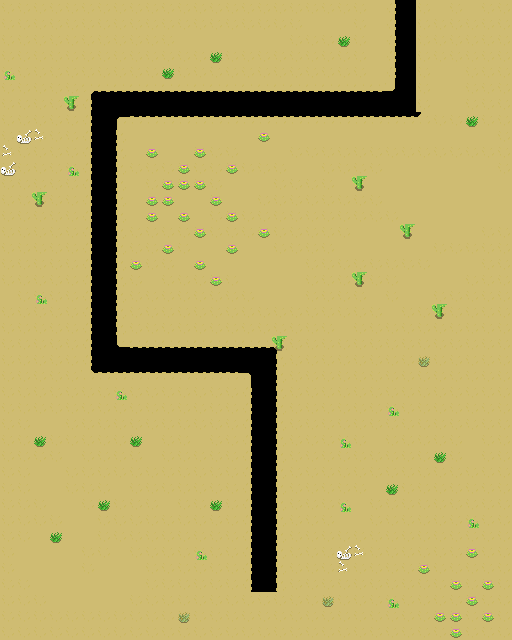

Below is a game level as drawn by its tile map, then a one-line description and the .tmx file that defines it, in full:
An orthogonal 32x40 tile map with 16x16 px tiles, 2 tile layers (Background, Plants), 2 tilesets and 1 object (Player).

<map version="1.10" tiledversion="1.12.2" orientation="orthogonal" renderorder="right-down" width="32" height="40" tilewidth="16" tileheight="16" infinite="0" nextlayerid="5" nextobjectid="6">
 <tileset firstgid="1" source="tower-up-plants.tsx" />
 <tileset firstgid="19" source="tower-up.tsx" />
 <layer id="1" name="Background" width="32" height="40">
  <data encoding="csv">
33,33,33,33,33,33,33,33,33,33,33,33,33,33,33,33,33,33,33,33,33,33,33,32,24,25,33,32,33,32,33,33,
33,33,33,33,33,33,33,33,33,33,33,33,33,33,33,33,33,33,33,32,32,32,33,32,24,25,33,33,33,33,33,33,
33,33,33,33,33,33,33,33,33,33,33,32,32,32,32,32,32,32,33,33,33,33,33,32,24,25,33,33,33,33,33,33,
33,33,33,33,33,33,33,33,33,33,33,33,33,33,33,33,33,33,33,33,33,33,33,32,24,25,33,33,33,33,33,33,
33,33,33,33,33,33,33,33,33,33,33,33,33,33,33,33,33,33,33,33,33,33,33,32,24,25,33,32,32,33,33,33,
33,33,33,33,33,19,20,20,20,20,20,20,20,20,20,20,20,20,20,20,20,20,20,20,28,25,33,32,32,33,33,33,
33,33,33,33,33,24,25,25,25,25,25,25,25,25,25,25,25,25,25,25,25,25,25,25,25,25,33,32,32,33,33,33,
33,33,33,33,33,24,25,22,30,30,30,30,30,30,30,30,30,30,30,30,30,30,30,30,30,30,31,33,33,33,33,33,
33,33,33,33,33,24,25,26,32,32,32,32,32,32,32,32,32,32,32,32,32,32,32,32,32,32,32,32,32,32,32,33,
33,33,33,33,33,24,25,26,32,32,32,32,33,33,33,32,32,32,33,33,33,33,33,33,33,33,33,33,33,33,33,33,
33,33,33,33,33,24,25,26,33,33,33,33,33,33,33,33,33,33,32,32,33,33,33,33,32,32,32,32,32,32,32,33,
33,33,33,33,33,24,25,26,32,33,33,33,33,33,32,32,32,33,33,33,33,32,32,32,32,32,32,32,32,32,32,32,
33,33,33,33,33,24,25,26,32,32,32,32,32,33,32,32,33,33,33,33,33,33,33,33,32,32,32,32,32,32,32,32,
33,33,33,33,33,24,25,26,32,32,32,32,32,33,33,33,33,33,33,33,33,33,33,33,33,32,32,32,32,32,32,32,
33,33,33,33,33,24,25,26,33,33,33,33,33,33,33,33,33,33,33,33,33,33,32,32,32,32,32,32,32,32,33,33,
33,33,33,33,33,24,25,26,33,33,32,33,32,32,32,32,32,33,33,33,33,32,32,32,32,32,32,33,33,33,33,33,
33,33,33,33,33,24,25,26,33,33,33,32,32,32,32,32,32,32,32,33,33,33,33,33,33,33,33,32,32,32,33,33,
33,33,33,33,33,24,25,26,33,32,33,33,33,33,33,32,32,32,32,33,33,33,32,33,33,32,32,32,32,33,33,33,
32,33,33,33,33,24,25,26,33,33,33,33,33,33,33,33,32,32,32,33,33,33,33,32,33,32,32,33,33,33,33,33,
33,33,33,33,33,24,25,26,33,33,33,33,33,33,33,33,33,33,33,33,33,33,33,33,32,33,33,33,33,33,33,33,
33,33,33,33,33,24,25,26,33,33,33,33,33,33,33,33,33,33,33,33,33,32,33,33,33,33,33,33,33,33,33,33,
33,33,33,33,33,24,25,27,20,20,20,20,20,20,20,20,20,21,33,33,33,33,33,33,33,33,33,33,33,33,33,33,
33,33,33,33,33,24,25,25,25,25,25,25,25,25,25,25,25,26,33,33,33,33,33,33,33,33,33,33,33,33,33,33,
33,33,33,33,33,29,30,30,30,30,30,30,30,30,30,23,25,26,33,33,33,33,33,33,33,33,33,33,33,33,33,33,
33,33,33,33,33,33,33,33,33,33,33,33,33,33,33,24,25,26,33,33,33,33,33,33,33,33,33,33,33,33,33,33,
33,33,33,33,33,33,33,33,33,33,33,33,33,33,33,24,25,26,33,33,33,33,33,33,33,33,33,33,33,33,33,33,
33,33,32,32,33,33,33,33,33,33,33,33,33,33,33,24,25,26,33,33,33,33,33,33,33,33,33,33,33,33,33,33,
33,33,32,33,33,33,33,33,33,32,33,33,32,33,33,24,25,26,33,33,33,33,33,32,33,33,33,33,33,32,33,33,
33,33,33,33,32,33,33,33,33,32,33,33,33,33,33,24,25,26,33,33,33,33,33,33,33,33,33,33,33,32,33,33,
33,33,32,32,33,33,33,33,33,33,33,33,33,33,33,24,25,26,33,33,33,33,33,33,33,33,33,33,33,33,33,33,
33,33,32,32,33,33,33,32,33,33,33,33,33,33,33,24,25,26,33,33,33,33,33,32,33,33,33,33,33,33,33,33,
33,33,33,32,32,33,33,33,33,33,32,33,33,33,33,24,25,26,33,33,33,33,32,33,33,33,33,33,33,33,33,33,
33,33,33,33,32,32,33,33,33,33,33,33,33,33,33,24,25,26,33,33,33,32,32,33,33,33,33,33,33,33,33,33,
33,33,32,32,32,32,33,33,33,33,33,33,33,33,33,24,25,26,33,33,33,33,33,33,33,33,33,33,33,33,33,33,
33,32,32,32,32,33,33,32,33,33,33,33,33,33,33,24,25,26,33,33,33,33,33,33,33,33,33,33,33,33,33,33,
33,32,32,32,32,33,32,32,32,33,33,33,33,33,33,24,25,26,33,33,33,33,33,33,33,33,33,33,33,33,33,33,
33,33,32,32,32,32,32,32,32,33,33,33,33,33,33,24,25,26,33,33,33,33,33,33,33,33,33,33,33,33,33,33,
33,33,33,32,32,32,32,32,33,33,33,33,33,33,33,33,33,33,33,33,33,33,33,33,33,33,33,33,33,33,33,33,
33,33,33,33,33,33,33,33,33,33,33,33,33,33,33,33,33,33,33,33,33,33,33,33,33,33,33,33,33,33,33,33,
33,33,33,33,33,33,33,33,33,33,33,33,33,33,33,33,33,33,33,33,33,33,33,33,33,33,33,33,33,33,33,33
</data>
 </layer>
 <layer id="4" name="Plants" width="32" height="40">
  <data encoding="csv">
0,0,0,0,0,0,0,0,0,0,0,0,0,0,0,0,0,0,0,0,0,0,0,0,0,0,0,0,0,0,0,0,
0,0,0,0,0,0,0,0,0,0,0,0,0,0,0,0,0,0,0,0,0,0,0,0,0,0,0,0,0,0,0,0,
0,0,0,0,0,0,0,0,0,0,0,0,0,0,0,0,0,0,0,0,0,10,0,0,0,0,0,0,0,0,0,0,
0,0,0,0,0,0,0,0,0,0,0,0,0,10,0,0,0,0,0,0,0,0,0,0,0,0,0,0,0,0,0,0,
13,0,0,0,0,0,0,0,0,0,10,0,0,0,0,0,0,0,0,0,0,0,0,0,0,0,0,0,0,0,0,0,
0,0,0,0,0,0,0,0,0,0,0,0,0,0,0,0,0,0,0,0,0,0,0,0,0,0,0,0,0,0,0,0,
0,0,0,0,16,0,0,0,0,0,0,0,0,0,0,0,0,0,0,0,0,0,0,0,0,0,0,0,0,0,0,0,
0,0,0,0,0,0,0,0,0,0,0,0,0,0,0,0,0,0,0,0,0,0,0,0,0,0,0,0,0,10,0,0,
0,14,12,0,0,0,0,0,0,0,0,0,0,0,0,0,17,0,0,0,0,0,0,0,0,0,0,0,0,0,0,0,
12,0,9,0,0,0,0,0,0,17,0,0,17,0,0,0,0,0,0,0,0,0,0,0,0,0,0,0,0,0,0,0,
14,0,0,0,13,0,0,0,0,0,0,17,0,0,17,0,0,0,0,0,0,0,0,0,0,0,0,0,0,0,0,0,
0,0,0,0,0,0,0,0,0,0,17,17,17,0,0,0,0,0,0,0,0,0,16,0,0,0,0,0,0,0,0,0,
0,0,16,0,0,0,0,0,0,17,17,0,0,17,0,0,0,0,0,0,0,0,0,0,0,9,0,0,0,0,0,0,
0,0,0,0,0,0,0,0,0,17,0,17,0,0,17,0,0,0,0,0,0,0,0,0,0,0,0,0,0,0,0,0,
0,0,0,0,0,0,0,0,0,0,0,0,17,0,0,0,17,0,0,0,0,0,0,0,0,16,0,0,0,0,0,0,
0,0,0,0,0,0,0,0,0,0,17,0,0,0,17,0,0,0,0,0,0,0,0,0,0,0,0,0,0,0,0,0,
0,0,0,0,0,0,0,0,17,0,0,0,17,0,0,0,0,0,0,0,0,0,0,0,0,0,0,0,0,0,0,0,
0,0,0,0,0,0,0,0,0,0,0,0,0,17,0,0,0,0,0,0,0,0,16,0,0,0,0,0,0,0,0,0,
0,0,13,0,0,0,0,0,0,0,0,0,0,0,0,0,0,0,0,0,0,0,0,0,0,0,0,0,0,0,0,0,
0,0,0,0,0,0,0,0,0,0,0,0,0,0,0,0,0,0,0,0,0,0,0,0,0,0,0,16,0,0,0,0,
0,0,0,0,0,0,0,0,0,0,0,0,0,0,0,0,0,0,0,0,0,0,0,0,0,0,0,0,0,0,0,0,
0,0,0,0,0,0,0,0,0,0,0,0,0,0,0,0,0,16,0,0,0,0,0,0,0,0,0,0,0,0,0,0,
0,0,0,0,0,0,0,0,0,0,0,0,0,0,0,0,0,0,0,0,0,0,0,0,0,0,11,0,0,0,0,0,
0,0,0,0,0,0,0,0,0,0,0,0,0,0,0,0,0,0,0,0,0,0,0,0,0,0,0,0,0,0,0,0,
0,0,0,0,0,0,0,13,0,0,0,0,0,0,0,0,0,0,0,0,0,0,0,0,0,0,0,0,0,0,0,0,
0,0,0,0,0,0,0,0,0,0,0,0,0,0,0,0,0,0,0,0,0,0,0,0,13,0,0,0,0,0,0,0,
0,0,0,0,0,0,0,0,0,0,0,0,0,0,0,0,0,0,0,0,0,0,0,0,0,0,0,0,0,0,0,0,
0,0,10,0,0,0,0,0,10,0,0,0,0,0,0,0,0,0,0,0,0,13,0,0,0,0,0,0,0,0,0,0,
0,0,0,0,0,0,0,0,0,0,0,0,0,0,0,0,0,0,0,0,0,0,0,0,0,0,0,10,0,0,0,0,
0,0,0,0,0,0,0,0,0,0,0,0,0,0,0,0,0,0,0,0,0,0,0,0,0,0,0,0,0,0,0,0,
0,0,0,0,0,0,0,0,0,0,0,0,0,9,0,0,0,0,0,0,0,0,0,0,10,0,0,0,0,0,0,0,
0,0,0,0,0,0,10,0,0,0,0,0,0,10,0,0,0,0,0,0,0,13,0,0,0,0,0,0,0,0,0,0,
0,0,0,0,0,0,0,0,0,0,0,0,0,0,0,0,0,0,0,0,0,0,0,0,0,0,0,0,0,13,0,0,
0,0,0,10,0,0,0,0,0,0,0,0,0,0,0,0,0,0,0,0,0,0,0,0,0,0,0,0,0,0,0,0,
0,0,0,0,0,0,0,0,0,0,0,0,13,0,0,0,0,0,0,0,0,14,12,0,0,0,0,0,0,17,0,0,
0,0,0,0,0,0,0,0,0,0,0,0,0,0,0,0,0,0,0,0,0,12,0,0,0,0,17,0,0,0,0,0,
0,0,0,0,0,0,0,0,0,0,0,0,0,0,0,0,0,0,0,0,0,0,0,0,0,0,0,0,17,0,17,0,
0,0,0,0,0,0,0,0,0,0,0,0,0,0,0,0,0,0,0,0,11,0,0,0,13,0,0,0,0,17,0,0,
0,0,0,0,0,0,0,0,0,0,0,11,0,0,0,0,0,0,0,0,0,0,0,0,0,0,0,17,17,0,17,0,
0,0,0,0,0,0,0,0,0,0,0,0,0,0,0,0,0,0,0,0,0,0,0,0,0,0,0,0,17,0,0,0
</data>
 </layer>
 <objectgroup id="3" name="Spawnpoints">
  <object id="5" name="Player" type="Player" x="41.4216" y="41.2972" width="27.8326" height="25.1392" />
 </objectgroup>
</map>
